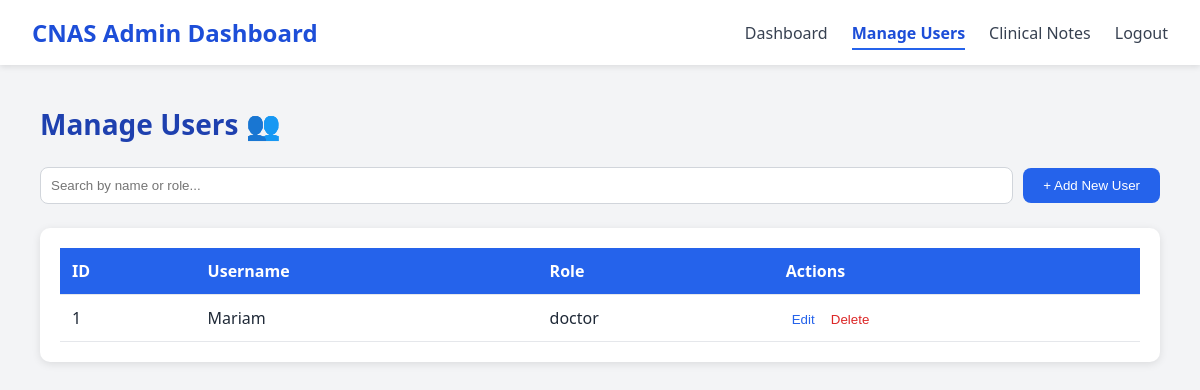
The page /admin-users on the database as committed earlier.
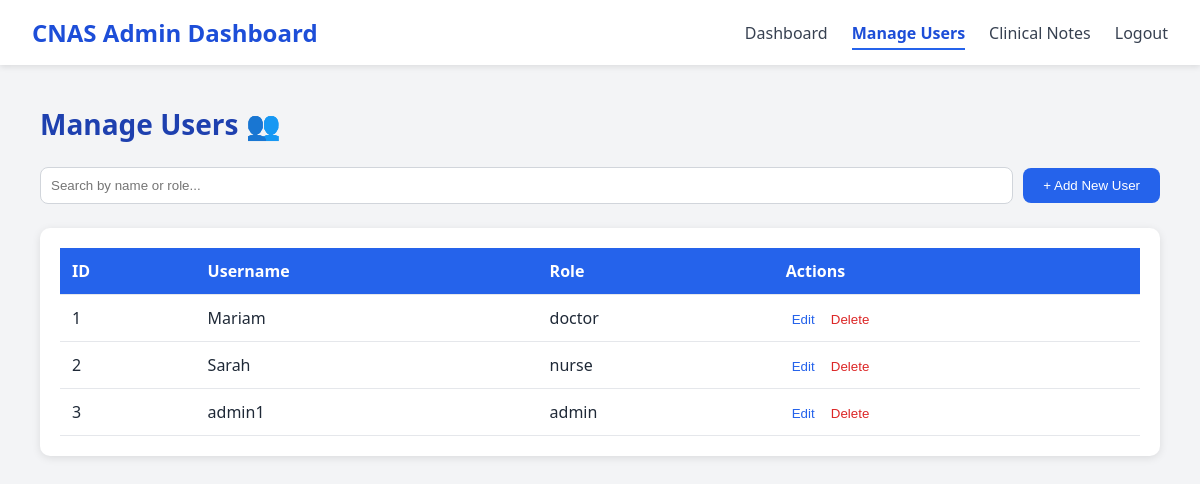
The same page on the database as committed later.
### tables this page shows
CREATE TABLE users (
                    id INTEGER PRIMARY KEY AUTOINCREMENT,
                    username TEXT UNIQUE NOT NULL,
                    password TEXT NOT NULL,
                    role TEXT NOT NULL);

### app.py (the view)
@app.route('/admin-users')
def admin_users():
    conn = get_db()
    users = conn.execute("SELECT * FROM users").fetchall()
    conn.close()
    return render_template('admin-users.html', users=users)

### app.py (called while the page is built)
def get_db():
    conn = sqlite3.connect("database.db")
    conn.row_factory = sqlite3.Row
    return conn

### Templates/admin-users.html (shortened to what this page needs)
<!DOCTYPE html>
<html lang="en">
<head>
</head>
<body>
  <nav>
    <h1>CNAS Admin Dashboard</h1>
    <ul>
      <li><a href="{{ url_for('admin_dashboard') }}">Dashboard</a></li>
      <li><a href="{{ url_for('admin_users') }}" class="text-blue-700">Manage Users</a></li>
      <li><a href="{{ url_for('admin_notes') }}" >Clinical Notes</a></li>
      <li><a href="{{ url_for('login') }}" class="hover:text-red-600">Logout</a></li>
    </ul>
  </nav>
  <main class="main">
    <h2>Manage Users 👥</h2>
    <div class="top-controls">
      <input id="searchInput" type="text" placeholder="Search by name or role..." />
      <button id="addUserBtn">+ Add New User</button>
    </div>
    <section class="table-section">
      <table>
        <thead>
          <tr><th>ID</th><th>Username</th><th>Role</th><th>Actions</th></tr>
        </thead>
        <tbody id="userTable">
          {% for user in users %}
          <tr>
            <td>{{ user['id'] }}</td>
            <td>{{ user['username'] }}</td>
            <td>{{ user['role'] }}</td>
            <td>
              <button class="link-edit" data-id="{{ user['id'] }}" data-username="{{ user['username'] }}" data-role="{{ user['role'] }}">Edit</button>
              <button class="link-delete" data-id="{{ user['id'] }}">Delete</button>
            </td>
          </tr>
          {% endfor %}
        </tbody>
      </table>
    </section>
  </main>
</body>
</html>

Rows that differ between the two databases and show on the page:
added users: id "2", username "Sarah", role "nurse"
added users: id "3", username "admin1", role "admin"
